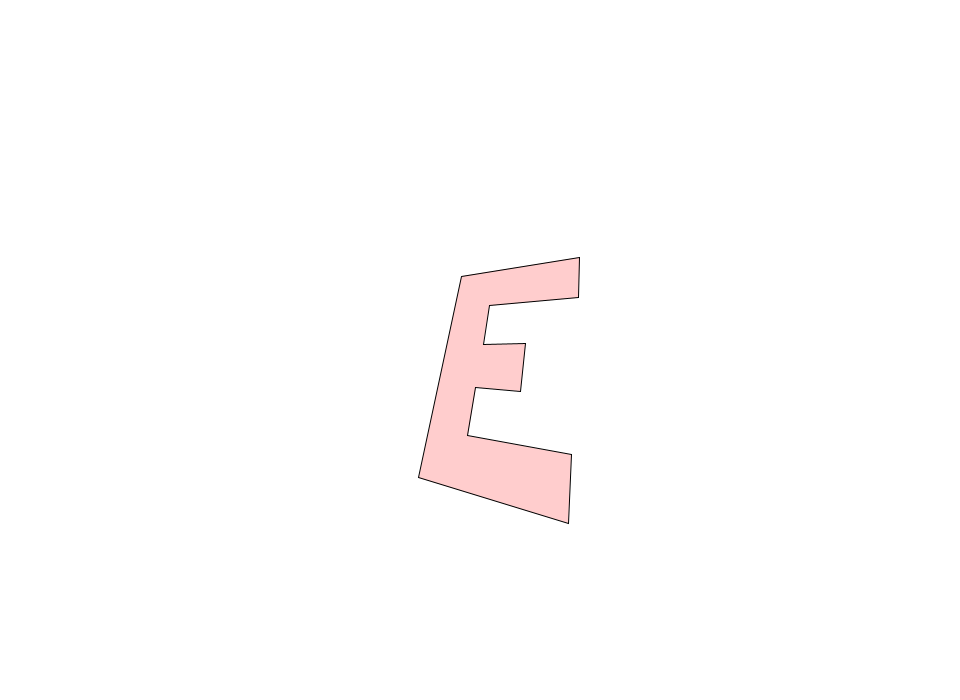
Frame 1 (no input)
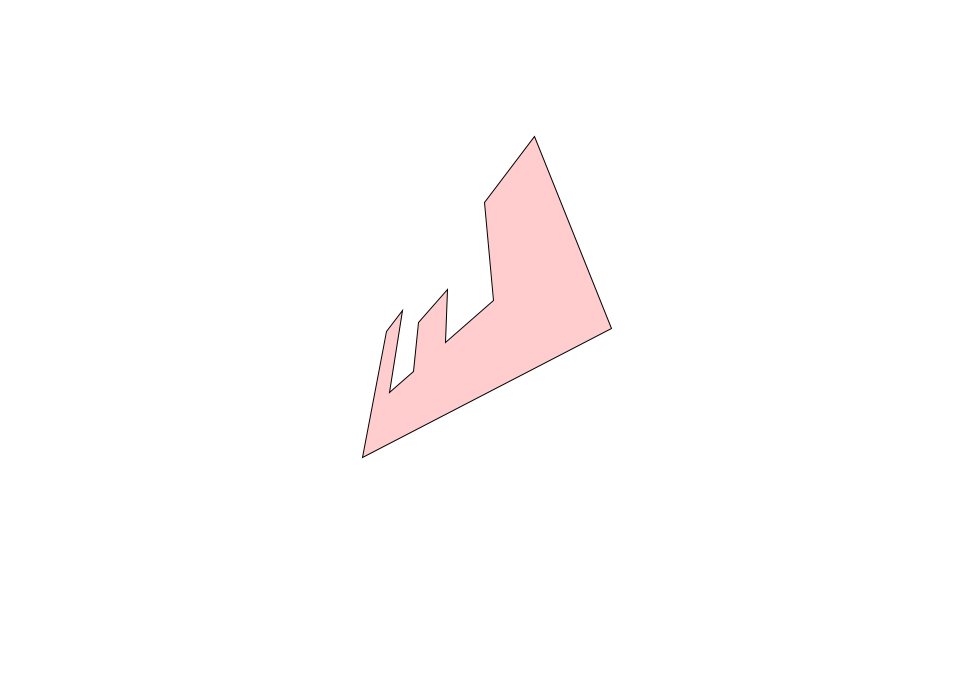
Frame 60 (the mouse pressed at the canvas centre just before this capture)
Frame 120 (the mouse held since frame 60 and released just before this capture): identical to frame 60, image omitted

The Processing sketch that drew these frames (run headless with seeded random() and noise(); from frame 60 on, the mouse is pressed at the canvas centre):

// Processing sketch: FilledE
// ── FilledE.pde
Point3D points[];
static final int numPoints = 12;
float fl = 250;
float vpX = 0;
float vpY = 0;

void setup() {
  size(960, 700);
  frameRate(30);
  initialize();
}

void initialize() {
  smooth();
  noStroke();
  vpX = width/2;
  vpY = height/2;
  
  points = new Point3D[numPoints];
  points[0] =  new Point3D(-150, -250, 100);
  points[1] =  new Point3D( 150, -250, 100);
  points[2] =  new Point3D( 150, -150, 100);
  points[3] =  new Point3D( -50, -150, 100);
  points[4] =  new Point3D( -50,  -50, 100);
  points[5] =  new Point3D(  50,  -50, 100);
  points[6] =  new Point3D(  50,   50, 100);
  points[7] =  new Point3D( -50,   50, 100);
  points[8] =  new Point3D( -50,  150, 100);
  points[9] =  new Point3D( 150,  150, 100);
  points[10] = new Point3D( 150,  250, 100);
  points[11] = new Point3D(-150,  250, 100);
  for(int i=0; i<numPoints; i++) {
    points[i].setVanishingPoint(vpX, vpY);
    points[i].setCenter(0, 0, 200);
  }
}

void draw() {
  background(255);
  
  float angleX = (mouseY - vpY) * 0.001;
  float angleY = (mouseX - vpX) * 0.001;
  for(int i=0; i<points.length; i++) {
    Point3D point = points[i];
    point.rotateX(angleX);
    point.rotateY(angleY);
  }
  stroke(0);
  fill(255, 0, 0, 50);
  beginShape();
  for(int i = 1; i < numPoints; i++) {
    vertex(points[i-1].screenX(), points[i-1].screenY());
    vertex(points[i].screenX(), points[i].screenY());
  }
  vertex(points[numPoints - 1].screenX(), points[numPoints - 1].screenY());
  vertex(points[0].screenX(), points[0].screenY());
  endShape();
}

////////////////////////////////

class Point3D extends Object {
  float fl = 250;
  float vpX = 0;
  float vpY = 0;
  float cX = 0;
  float cY = 0;
  float cZ = 0;
  float x = 0;
  float y = 0;
  float z = 0;
  
  Point3D(float x, float y, float z) {
    super();
    this.x = x;
    this.y = y;
    this.z = z;
  }
  
  void setVanishingPoint(float vpX, float vpY) {
    this.vpX = vpX;
    this.vpY = vpY;
  }
  
  void setCenter(float cX, float cY, float cZ) {
    this.cX = cX;
    this.cY = cY;
    this.cZ = cZ;    
  }
  
  float screenX() {
    float scale = fl / (fl + z + cZ);
    return vpX + (cX + x) * scale;  
  }
  
  float screenY() {
    float scale = fl / (fl + z + cZ);
    return vpY + (cY + y) * scale;
  }
  
  void rotateX(float angleX) {
    float cosX = cos(angleX);
    float sinX = sin(angleX);
    float y1 = y * cosX - z * sinX;
    float z1 = z * cosX + y * sinX;
    y = y1;
    z = z1;
  }
  
  void rotateY(float angleY) {
    float cosY = cos(angleY);
    float sinY = sin(angleY);
    float x1 = x * cosY - z * sinY;
    float z1 = z * cosY + x * sinY;
    x = x1;
    z = z1;
  }
  
  void rotateZ(float angleZ) {
    float cosZ = cos(angleZ);
    float sinZ = sin(angleZ);
    float x1 = x * cosZ - y * sinZ;
    float y1 = y * cosZ + x * sinZ;
    x = x1;
    y = y1;
  }
}

////////////////////////////////

class Point extends Object {
  float x, y;
  
  Point(float x, float y) {
    super();
    this.x = x;
    this.y = y;
  }
}

////////////////////////////////

class Object {
  Object() {}
}
